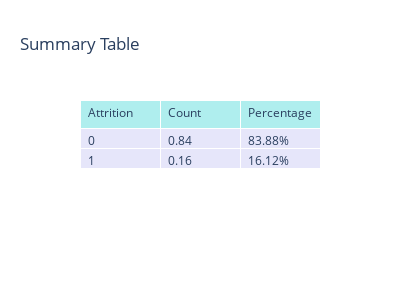

Notebook code for this chart:
### Code cell
attrition_counts = data['Attrition'].value_counts(normalize=True).reset_index()
attrition_counts.columns = ['Attrition', 'Count']
attrition_counts['Percentage'] = attrition_counts['Count'] * 100
bar_table = go.Figure(data=[go.Table(
    header=dict(values=['Attrition', 'Count', 'Percentage'],
                fill_color='paleturquoise',
                align='left'),
    cells=dict(values=[attrition_counts['Attrition'], attrition_counts['Count'].round(2), attrition_counts['Percentage'].round(2).astype(str) + '%'],
               fill_color='lavender',
               align='left'))
])
bar_table.update_layout(title='Summary Table')
bar_table.update_layout(
    title='Summary Table',
    height=300,
    width=400
)

### Figure 1 — Plotly figure (JSON) as saved in the notebook; plotly's stock layout.template omitted (floating-point values rounded to 4 significant figures)
{"data": [{"cells": {"align": "left", "fill": {"color": "lavender"}, "values": [[0, 1], [0.84, 0.16], ["83.88%", "16.12%"]]}, "header": {"align": "left", "fill": {"color": "paleturquoise"}, "values": ["Attrition", "Count", "Percentage"]}, "type": "table"}], "layout": {"height": 300, "title": {"text": "Summary Table"}, "width": 400}}
